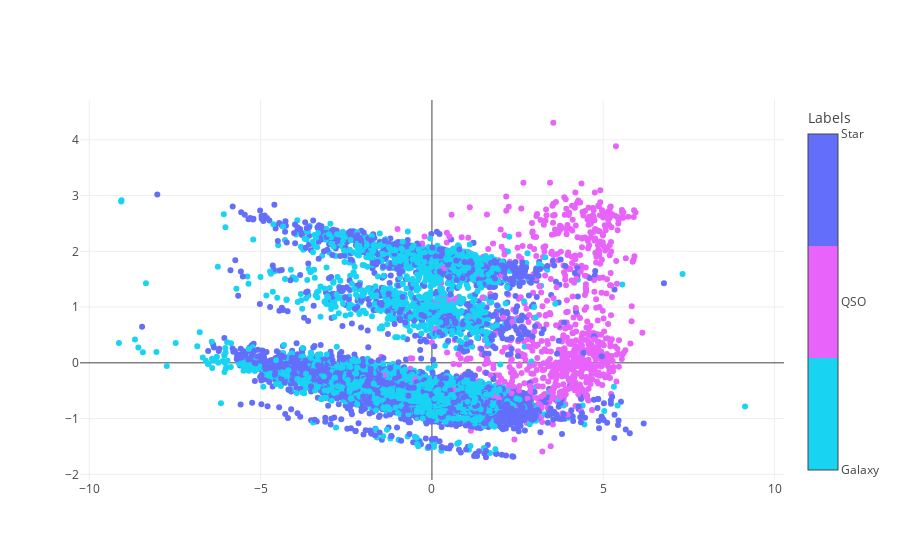

Notebook code for this chart:
### Code cell
trace = go.Scatter(
    x = data_PCA[:, 0],
    y = data_PCA[:, 1],
    mode = "markers",
    marker = dict(
        color = color_vals,
        colorscale = pl_colorscale,
        colorbar = dict(
            title = "Labels",
            tickvals = [0, 1, 2, 3],
            ticktext = ["Galaxy", "QSO", "Star"]
        )
    )
)
fig = go.Figure(data = [trace])
enable_plotly_in_cell()
plotly.offline.iplot(fig, filename="1vs2")

### Figure 1 — Plotly figure (JSON) as saved in the notebook; plotly's stock layout.template omitted (floating-point values rounded to 4 significant figures; data arrays with more than 128 entries replaced by an {"elided": "..."} marker saying what was removed)
{"data": [{"uid": "ad91832d-926f-4808-9121-77065b625fa9", "y": {"elided": "10000 float values"}, "mode": "markers", "marker": {"color": {"elided": "10000 int values"}, "colorbar": {"ticktext": ["Galaxy", "QSO", "Star"], "title": {"text": "Labels"}, "tickvals": [0, 1, 2, 3]}, "colorscale": [[0, "#19d3f3"], [0.333, "#19d3f3"], [0.333, "#e763fa"], [0.666, "#e763fa"], [0.666, "#636efa"], [1, "#636efa"]]}, "x": {"elided": "10000 float values"}, "type": "scatter"}], "layout": {}}
